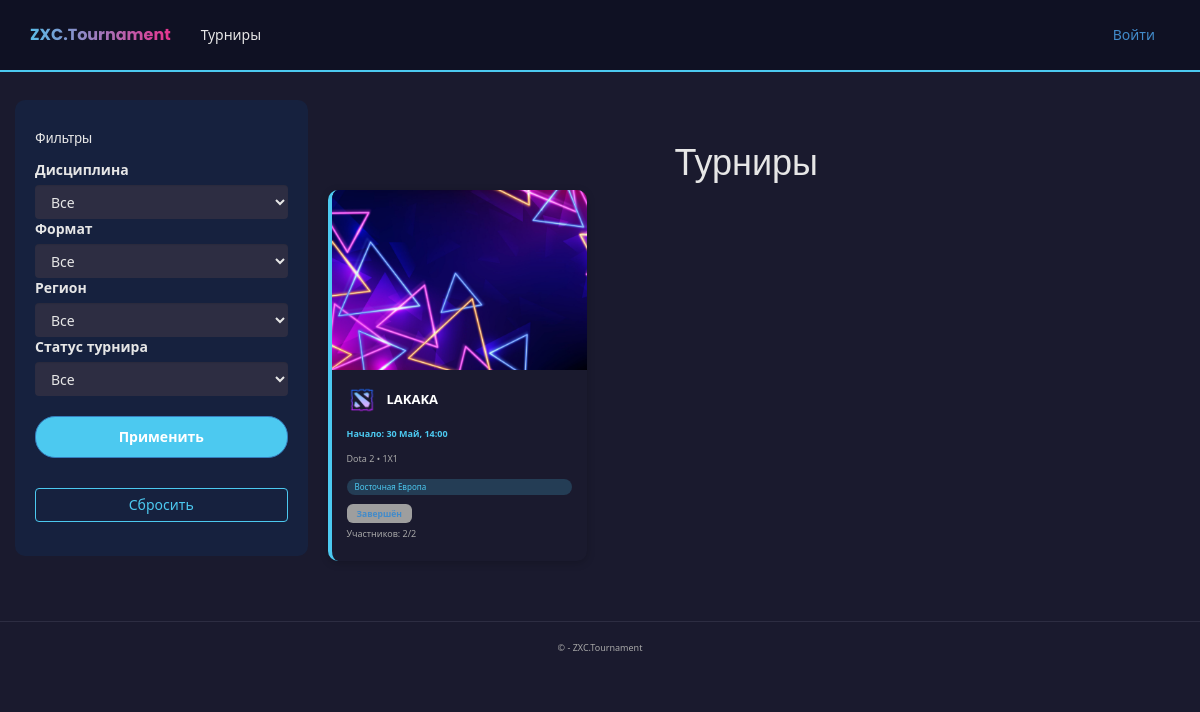
Before: /tournaments/ with the older database file.
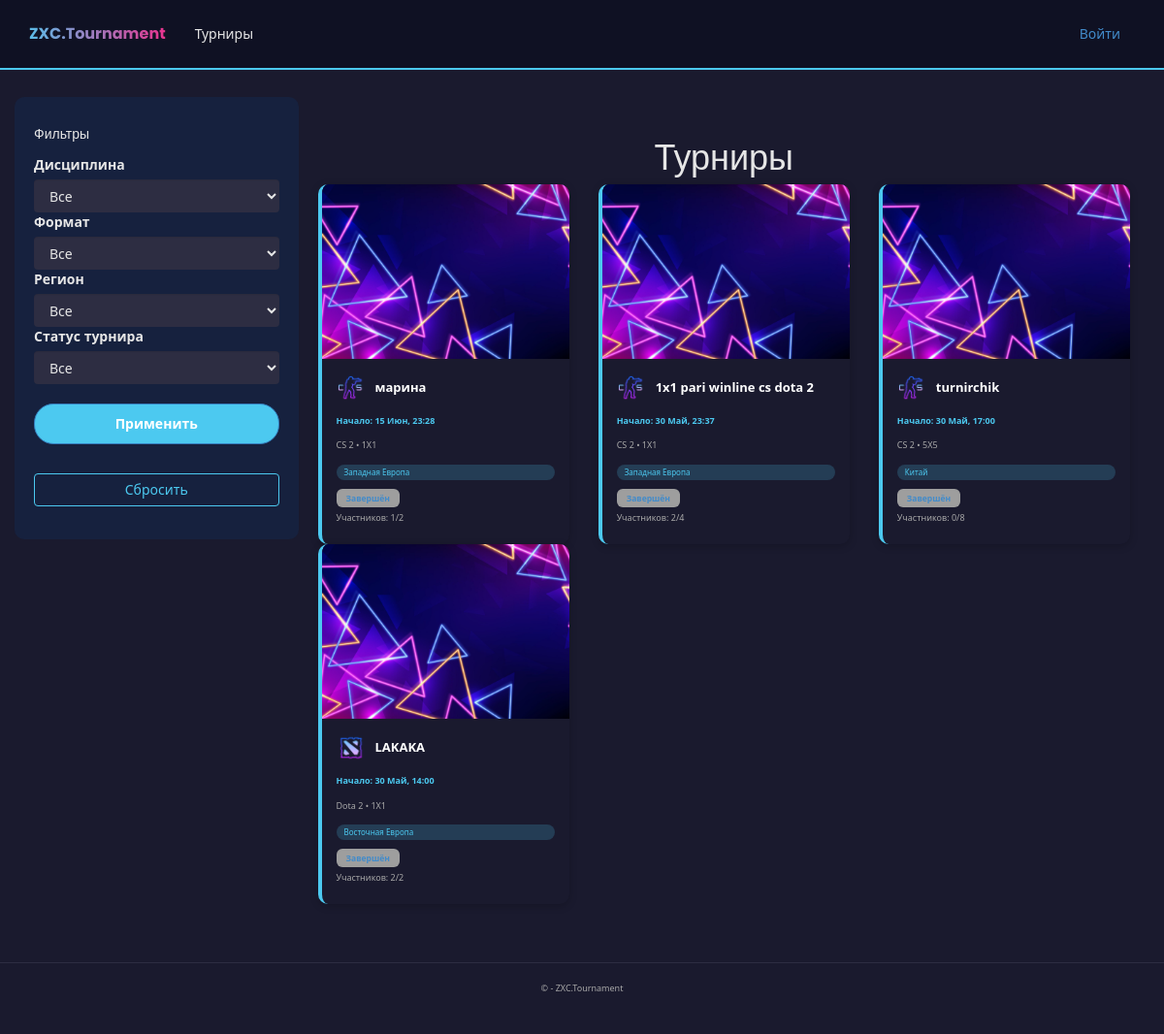
After: the same page with the newer database file.
### app/models.py (models this page shows, shortened)
class Tournament(models.Model):
    DISCIPLINE_CHOICES = [
        ('Dota 2', 'Dota 2'),
        ('CS 2', 'CS 2'),
        ('Valorant', 'Valorant'),
        ('LoL', 'League of Legends'),
    ]
    FORMAT_CHOICES = [
        ('1x1', '1x1'),
        ('2x2', '2x2'),
        ('3x3', '3x3'),
        ('5x5', '5x5'),
    ]
    TEAM_COUNT_CHOICES = [
        (2, '2'),
        (4, '4'),
        (8, '8'),
        (16, '16'),
        (32, '32'),
        (64, '64'),
        (128, '128'),
        (256, '256'),
        (512, '512'),
    ]
    LOCATION_CHOICES = [
        ('China', 'Китай'),
        ('Western Europe', 'Западная Европа'),
        ('Eastern Europe', 'Восточная Европа'),
        ('Southeast Asia', 'ЮВ Азия'),
        ('North America', 'Северная Америка'),
        ('South America', 'Южная Америка'),
    ]
    name = models.CharField(max_length=200, verbose_name="Название турнира")
    max_teams = models.IntegerField(choices=TEAM_COUNT_CHOICES, verbose_name="Максимальное количество команд")
    start_date = models.DateTimeField(verbose_name="Дата начала")
    discipline = models.CharField(max_length=50, choices=DISCIPLINE_CHOICES, verbose_name="Дисциплина")
    game_format = models.CharField(max_length=50, choices=FORMAT_CHOICES, verbose_name="Формат игры")
    location = models.CharField(max_length=50, choices=LOCATION_CHOICES, verbose_name="Локация")
    description = models.TextField(verbose_name="Описание", blank=True, null=True)
    creator = models.ForeignKey(User, on_delete=models.CASCADE, verbose_name="Создатель")
    created_at = models.DateTimeField(default=timezone.now, verbose_name="Дата создания")
    is_active = models.BooleanField(default=True, verbose_name="Активный")
    registered_teams = models.ManyToManyField(
        'Team',
        through='TournamentRegistration',
        related_name='tournaments',
        blank=True,
        verbose_name="Зарегистрированные команды"
    )
    class Meta:
        ordering = ['-created_at']
        verbose_name = 'Турнир'
        verbose_name_plural = 'Турниры'
    def registered_teams_count(self):
        return self.registered_teams.count()

### app/views.py (the view)
# urls.py: path('tournaments/', views.tournaments, name='tournaments'),
def tournaments(request):
    region = request.GET.get('region')
    discipline = request.GET.get('discipline')
    game_format = request.GET.get('game_format')
    status = request.GET.get('status')
    tournaments_qs = Tournament.objects.filter(is_active=True).order_by('-created_at')
    if region:
        tournaments_qs = tournaments_qs.filter(location=region)
    if discipline:
        tournaments_qs = tournaments_qs.filter(discipline=discipline)
    if game_format:
        tournaments_qs = tournaments_qs.filter(game_format=game_format)
    if status == 'upcoming':
        tournaments_qs = tournaments_qs.filter(start_date__gt=timezone.now())
    context = {
        'tournaments': tournaments_qs,
        'regions': Tournament.LOCATION_CHOICES,
        'disciplines': Tournament.DISCIPLINE_CHOICES,
        'game_formats': Tournament.FORMAT_CHOICES,
        'selected_region': region,
        'selected_discipline': discipline,
        'selected_game_format': game_format,
        'selected_status': status,
        'title': 'Турниры',
    }
    return render(request, 'app/tournaments/tournaments.html', context)

### app/templates/app/tournaments/tournaments.html (shortened to what the changed rows need)
﻿{% extends "app/layout.html" %}
{% load static %}
{% block content %}
<div class="container-fluid">
    <div class="row">
        <div class="col-md-9 bg-dark main-content px-4 py-4">
            <div class="header text-center mb-4">
                <h1 class="gradient-text">Турниры</h1>
            </div>
            {% if tournaments %}
            <div class="row">
                {% for t in tournaments %}
                <div class="col-md-6 col-lg-4 mb-4">
                    <a href="/tournaments/{{ t.id }}/" style="text-decoration: none;">
                        <div class="tournament-card h-100 w-100 d-block">
                            <img src="{% static 'app/images/default-tournament.jpg' %}" class="tournament-img" alt="Tournament Image">
                            <div class="tournament-body">
                                <div class="tournament-title mt-2 d-flex align-items-center">
                                    <img src="{% static 'app/images/'|add:t.discipline|lower|add:'.png' %}"
                                         alt="{{ t.discipline }}"
                                         class="tournament-game-icon me-2">
                                    {{ t.name }}
                                </div>
                                <div class="tournament-meta tournament-date">
                                    Начало: {{ t.start_date|date:"d M, H:i" }}
                                </div>
                                <div class="tournament-meta">
                                    {{ t.get_discipline_display }} • {{ t.game_format|upper }}
                                </div>
                                <div class="tournament-tag">
                                    {{ t.get_location_display }}
                                </div>
                                <div class="d-flex align-items-center my-2">
                                    {% if t.start_date > timezone.now %}
                                    <span class="status-badge status-upcoming">Будущий</span>
                                    {% elif t.end_date > timezone.now %}
                                    <span class="status-badge status-in-progress">В процессе</span>
                                    {% else %}
                                    <span class="status-badge status-completed">Завершён</span>
                                    {% endif %}
                                </div>
                                <div class="tournament-meta">
                                    Участников: {{ t.registered_teams_count }}/{{ t.max_teams }}
                                </div>
                            </div>
                        </div>
                    </a>
                </div>
                {% empty %}
                <div class="col-12 text-center">
                    <p class="text-muted">По вашему запросу не найдено турниров.</p>
                    <a href="{% url 'tournaments' %}" class="btn btn-outline-secondary">Показать все турниры</a>
                </div>
                {% endfor %}
            </div>
            {% else %}
            <div class="text-center mt-5">
                <p class="text-muted">Нет активных турниров</p>
            </div>
            {% endif %}
        </div>
    </div>
</div>
{% endblock %}

Changed rows visible on the page:
added Tournament: name "марина", start_date "15 Июн, 23:28", discipline "CS 2", game_format "1X1", location "Западная Европа", shows "Завершён", registered_teams_count "1", max_teams "2"
added Tournament: name "1x1 pari winline cs dota 2", start_date "30 Май, 23:37", discipline "CS 2", game_format "1X1", location "Западная Европа", shows "Завершён", registered_teams_count "2", max_teams "4"
added Tournament: name "turnirchik", start_date "30 Май, 17:00", discipline "CS 2", game_format "5X5", location "Китай", shows "Завершён", registered_teams_count "0", max_teams "8"
